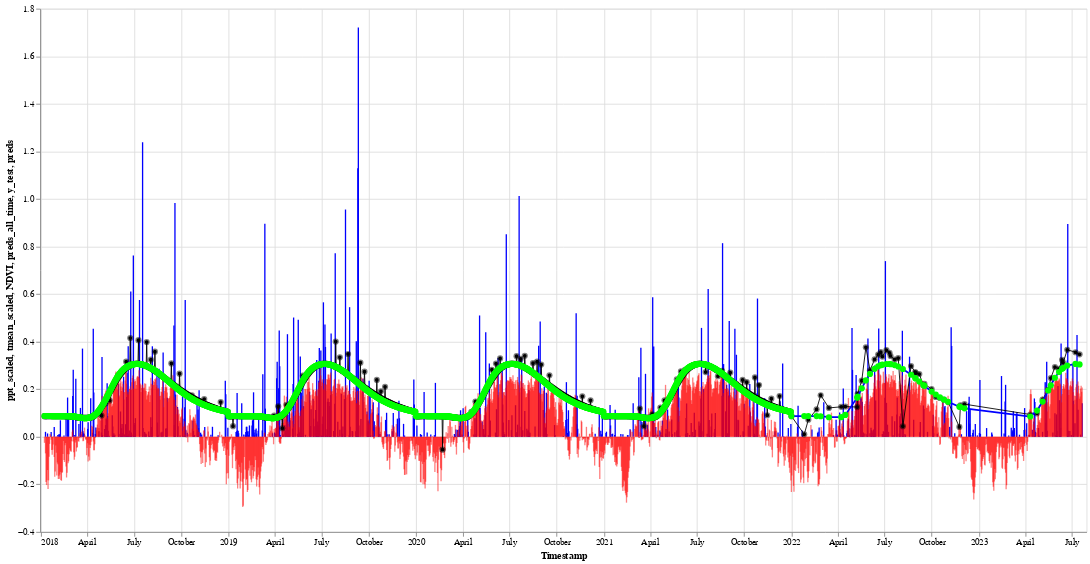

This figure's notebook cell:
### Code cell
df_with_all_values['ppt_scaled'] = .02 * df_with_all_values['ppt'] 
df_with_all_values['tmean_scaled'] = .01 * df_with_all_values['tmean']
df_all_NDVI = alt.Chart(df_with_all_values).mark_point(color='black',opacity=1, size=5).encode(
    alt.X("Timestamp:T"), 
    alt.Y("NDVI:Q")
)


df_all_ppt = alt.Chart(df_with_all_values).mark_bar(color='blue',opacity=1, size=1.5).encode(
    alt.X("Timestamp:T"), 
    alt.Y("ppt_scaled:Q")
)



df_all_tmean = alt.Chart(df_with_all_values).mark_bar(color='red',opacity=.5, size=1.5).encode(
    alt.X("Timestamp:T"), 
    alt.Y("tmean_scaled:Q")
)







# yy_test = alt.Chart(df_test.reset_index()).mark_bar(color='black',opacity=1, size=30).encode(
#     alt.X("index:Q"), 
#     alt.Y("NDVI:Q")
# )



y_test_df_plot = alt.Chart(y_test_df.reset_index()).mark_line(color='black',opacity=1, size=1,point={
      "filled": True,
      "fill": "black",
    "size" : 50,
    'opacity' : .5
    }).encode(
    alt.X("Timestamp:T"), 
    alt.Y("y_test:Q"),
    tooltip=[
        alt.Tooltip('y_test:O', title='NDVI')]
)
model_prediction_plot = alt.Chart(model_prediction_df.reset_index()).mark_line(color='blue',opacity=1,size=2,point={
      "filled": True,
      "fill": "lime",
    "size" : 50
    }).encode(
    alt.X("Timestamp:T"), 
    alt.Y("preds:Q"),
    tooltip=[
        alt.Tooltip('preds:O', title='NDVI_prediction')]
)

preds_all_time_df_plot = alt.Chart(long_term_preds_df.reset_index()).mark_line(color='red',opacity=1, size=1,point={
      "filled": True,
      "fill": "red",
    "size" : 50,
    'opacity' : .5
    }).encode(
    alt.X("Timestamp:T"), 
    alt.Y("preds_all_time:Q"),
    tooltip=[
        alt.Tooltip('preds_all_time:O', title='NDVI')]
)

(df_all_ppt+ df_all_tmean+ df_all_NDVI+ preds_all_time_df_plot + y_test_df_plot + model_prediction_plot).properties(width=1200, height=600)

### Figure 1 — Vega-Lite specification as saved in the notebook (floating-point values rounded to 4 significant figures; data arrays with more than 128 entries replaced by an {"elided": "..."} marker saying what was removed)
{"config": {"view": {"continuousWidth": 400, "continuousHeight": 300}}, "layer": [{"mark": {"type": "bar", "color": "blue", "opacity": 1, "size": 1.5}, "encoding": {"x": {"field": "Timestamp", "type": "temporal"}, "y": {"field": "ppt_scaled", "type": "quantitative"}}}, {"mark": {"type": "bar", "color": "red", "opacity": 0.5, "size": 1.5}, "encoding": {"x": {"field": "Timestamp", "type": "temporal"}, "y": {"field": "tmean_scaled", "type": "quantitative"}}}, {"mark": {"type": "point", "color": "black", "opacity": 1, "size": 5}, "encoding": {"x": {"field": "Timestamp", "type": "temporal"}, "y": {"field": "NDVI", "type": "quantitative"}}}, {"data": {"name": "data-b77757822fc49b0d6a91938d930b3b23"}, "mark": {"type": "line", "color": "red", "opacity": 1, "point": {"filled": true, "fill": "red", "size": 50, "opacity": 0.5}, "size": 1}, "encoding": {"tooltip": [{"field": "preds_all_time", "title": "NDVI", "type": "ordinal"}], "x": {"field": "Timestamp", "type": "temporal"}, "y": {"field": "preds_all_time", "type": "quantitative"}}}, {"data": {"name": "data-f768a8c0d3970a81c25fff78b6397c6e"}, "mark": {"type": "line", "color": "black", "opacity": 1, "point": {"filled": true, "fill": "black", "size": 50, "opacity": 0.5}, "size": 1}, "encoding": {"tooltip": [{"field": "y_test", "title": "NDVI", "type": "ordinal"}], "x": {"field": "Timestamp", "type": "temporal"}, "y": {"field": "y_test", "type": "quantitative"}}}, {"data": {"name": "data-b8a7d371eb440411553eedb7a6e24a5f"}, "mark": {"type": "line", "color": "blue", "opacity": 1, "point": {"filled": true, "fill": "lime", "size": 50}, "size": 2}, "encoding": {"tooltip": [{"field": "preds", "title": "NDVI_prediction", "type": "ordinal"}], "x": {"field": "Timestamp", "type": "temporal"}, "y": {"field": "preds", "type": "quantitative"}}}], "data": {"name": "data-4f7a7a9152ca5e11a116b5b2e18ad22d"}, "height": 600, "width": 1200, "$schema": "https://vega.github.io/schema/vega-lite/v4.17.0.json", "datasets": {"data-4f7a7a9152ca5e11a116b5b2e18ad22d": {"elided": "2021 records"}, "data-b77757822fc49b0d6a91938d930b3b23": {"elided": "1503 records"}, "data-f768a8c0d3970a81c25fff78b6397c6e": {"elided": "1503 records"}, "data-b8a7d371eb440411553eedb7a6e24a5f": {"elided": "1503 records"}}}
